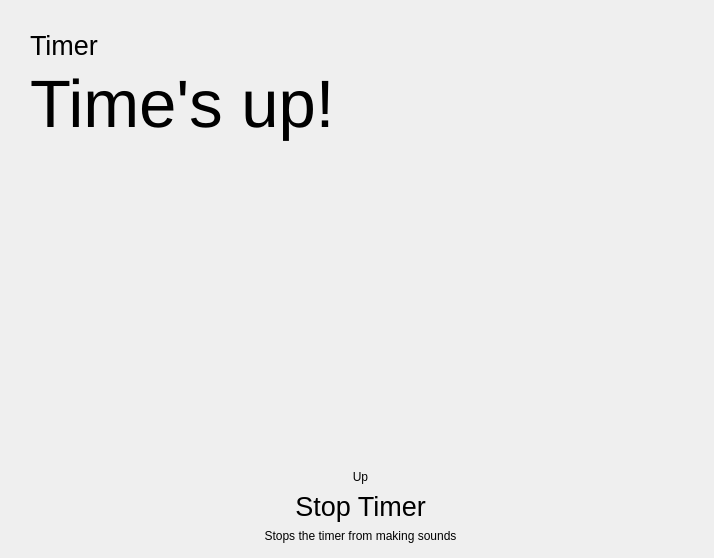
<?xml version="1.0" encoding="UTF-8"?>
<ui version="4.0">
 <class>TimerComplete</class>
 <widget class="QDialog" name="TimerComplete">
  <property name="geometry">
   <rect>
    <x>0</x>
    <y>0</y>
    <width>714</width>
    <height>558</height>
   </rect>
  </property>
  <property name="windowTitle">
   <string notr="true">Dialog</string>
  </property>
  <widget class="QFrame" name="slideOffFrame">
   <property name="geometry">
    <rect>
     <x>0</x>
     <y>460</y>
     <width>721</width>
     <height>95</height>
    </rect>
   </property>
   <property name="autoFillBackground">
    <bool>true</bool>
   </property>
   <property name="frameShape">
    <enum>QFrame::NoFrame</enum>
   </property>
   <property name="frameShadow">
    <enum>QFrame::Raised</enum>
   </property>
   <layout class="QVBoxLayout" name="verticalLayout_6">
    <property name="bottomMargin">
     <number>12</number>
    </property>
    <item>
     <widget class="QLabel" name="ArrowUp">
      <property name="text">
       <string notr="true">Up</string>
      </property>
      <property name="alignment">
       <set>Qt::AlignCenter</set>
      </property>
     </widget>
    </item>
    <item>
     <widget class="QLabel" name="slideOffLabel">
      <property name="font">
       <font>
        <pointsize>20</pointsize>
       </font>
      </property>
      <property name="text">
       <string>Stop Timer</string>
      </property>
      <property name="alignment">
       <set>Qt::AlignCenter</set>
      </property>
     </widget>
    </item>
    <item>
     <widget class="QLabel" name="label_7">
      <property name="text">
       <string>Stops the timer from making sounds</string>
      </property>
      <property name="alignment">
       <set>Qt::AlignCenter</set>
      </property>
     </widget>
    </item>
   </layout>
  </widget>
  <widget class="QFrame" name="infoFrame">
   <property name="geometry">
    <rect>
     <x>0</x>
     <y>0</y>
     <width>701</width>
     <height>171</height>
    </rect>
   </property>
   <property name="frameShape">
    <enum>QFrame::NoFrame</enum>
   </property>
   <property name="frameShadow">
    <enum>QFrame::Raised</enum>
   </property>
   <layout class="QVBoxLayout" name="verticalLayout">
    <property name="leftMargin">
     <number>30</number>
    </property>
    <property name="topMargin">
     <number>30</number>
    </property>
    <property name="rightMargin">
     <number>30</number>
    </property>
    <property name="bottomMargin">
     <number>30</number>
    </property>
    <item>
     <widget class="QLabel" name="label">
      <property name="font">
       <font>
        <pointsize>20</pointsize>
       </font>
      </property>
      <property name="text">
       <string>Timer</string>
      </property>
     </widget>
    </item>
    <item>
     <widget class="QLabel" name="label_2">
      <property name="font">
       <font>
        <pointsize>50</pointsize>
       </font>
      </property>
      <property name="text">
       <string>Time's up!</string>
      </property>
     </widget>
    </item>
   </layout>
  </widget>
 </widget>
 <resources/>
 <connections/>
</ui>
